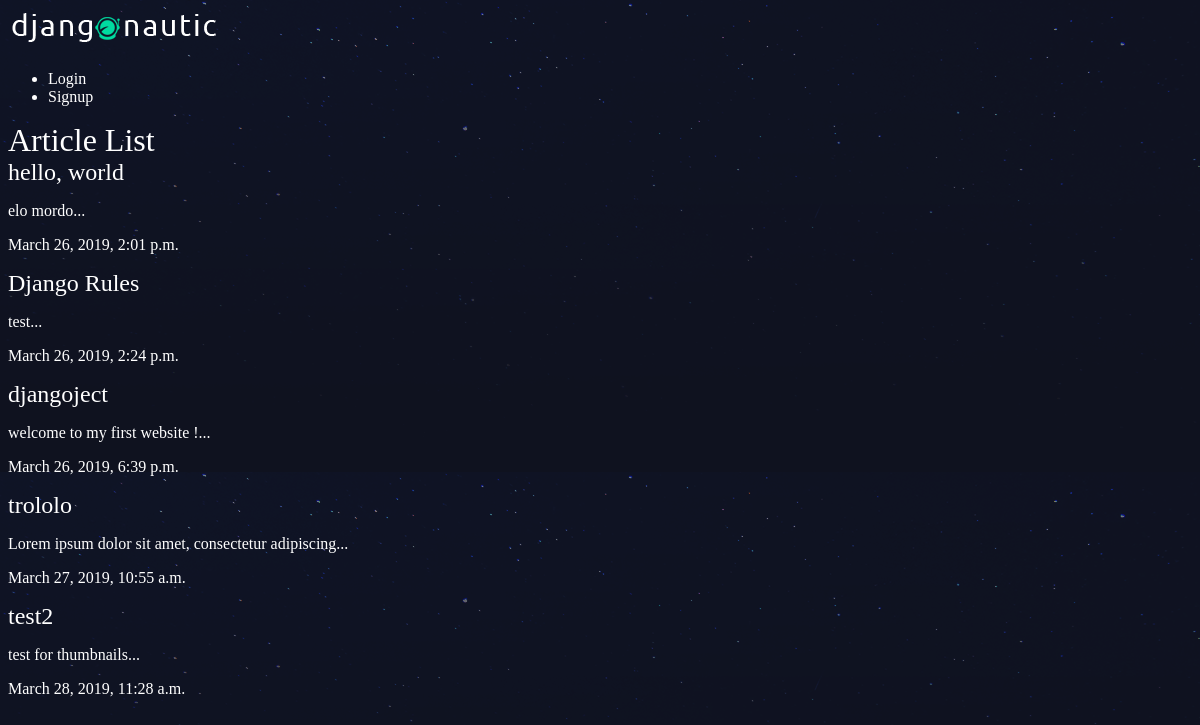
The page /articles/ on the database as committed earlier.
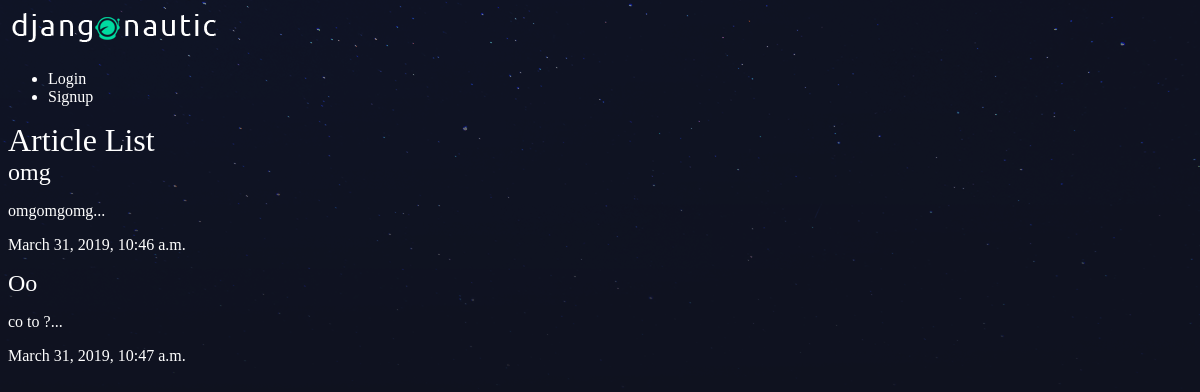
The same page on the database as committed later.
### articles/models.py (models this page shows, shortened)
class Article(models.Model):
    title = models.CharField(max_length = 100)
    slug = models.SlugField()
    body = models.TextField()
    date = models.DateTimeField(auto_now_add = True)
    thumb = models.ImageField(default = 'default.png', blank = True)
    author = models.ForeignKey(User, on_delete = models.CASCADE, default = None)
    def snippet(self):
        return self.body[:50] + '...'

### articles/views.py (the view)
# urls.py: path('', views.article_list, name="list"),
def article_list(request):
    articles = Article.objects.all().order_by('date')
    return render(request, 'articles/article_list.html', {'articles': articles})

### articles/templates/articles/article_list.html
{% extends 'base_layout.html' %}
{% block content %}
    <h1>Article List</h1>
    <div class = "articles">
        {% for article in articles %}
            <div class = "article">
                <h2><a href = "{% url 'articles:detail' slug=article.slug %}">{{ article.title }}</a></h2>
                <p>{{ article.snippet }}</p>
                <p>{{ article.date }}</p>
            </div>
        {% endfor %}
    </div>
{% endblock %}

### djangoject/templates/base_layout.html (shortened to what this page needs)
{% load static from staticfiles %}
<!DOCTYPE html>
<html>
<head>
    <link rel = "stylesheet" href = "{% static 'styles.css' %}">
</head>
<body>
    <header class = "wrapper">
        <h1><a href="{% url 'articles:list' %}"><img src="{% static 'logo.png' %}"/></a></h1>
        <nav>
            <ul>
                {% if user.is_authenticated %}
                    <li>
                        <form class = "logout-link" action="{% url 'accounts:logout' %}" method = 'post'>
                            {% csrf_token %}
                            <button type = "submit">Logout</button>
                        </form>
                    </li>
                    <li><a href = "{% url 'articles:create' %}" class = "highlight">New Article</a></li>
                {% else %}
                    <li><a href = "{% url 'accounts:login' %}">Login</a></li>
                    <li><a href = "{% url 'accounts:signup' %}">Signup</a></li>
                {% endif %}
            </ul>
        </nav>
    </header>
    <div class = "wrapper">
        {% block content %}
        {% endblock %}
    </div>
</body>
</html>

### assets/styles.css (style rules this page uses)
body { background-color: #0f121f; background-image: url(stars.png); background-repeat-y: no-repeat; color: #fff; }
body * { font-family: Ubuntu; }
h1, h2, h3, h4, h5 { font-weight: normal; margin: 0; }
a, a:hover, a:visited { color: #fff; text-decoration: none; }

Rows that differ between the two databases and show on the page:
removed Article: title "hello, world", snippet "elo mordo...", date "March 26, 2019, 2:01 p.m."
removed Article: title "Django Rules", snippet "test...", date "March 26, 2019, 2:24 p.m."
removed Article: title "djangoject", snippet "welcome to my first website !...", date "March 26, 2019, 6:39 p.m."
removed Article: title "trololo", snippet "Lorem ipsum dolor sit amet, consectetur adipiscing...", date "March 27, 2019, 10:55 a.m."
removed Article: title "test2", snippet "test for thumbnails...", date "March 28, 2019, 11:28 a.m."
added Article: title "omg", snippet "omgomgomg...", date "March 31, 2019, 10:46 a.m."
added Article: title "Oo", snippet "co to ?...", date "March 31, 2019, 10:47 a.m."
